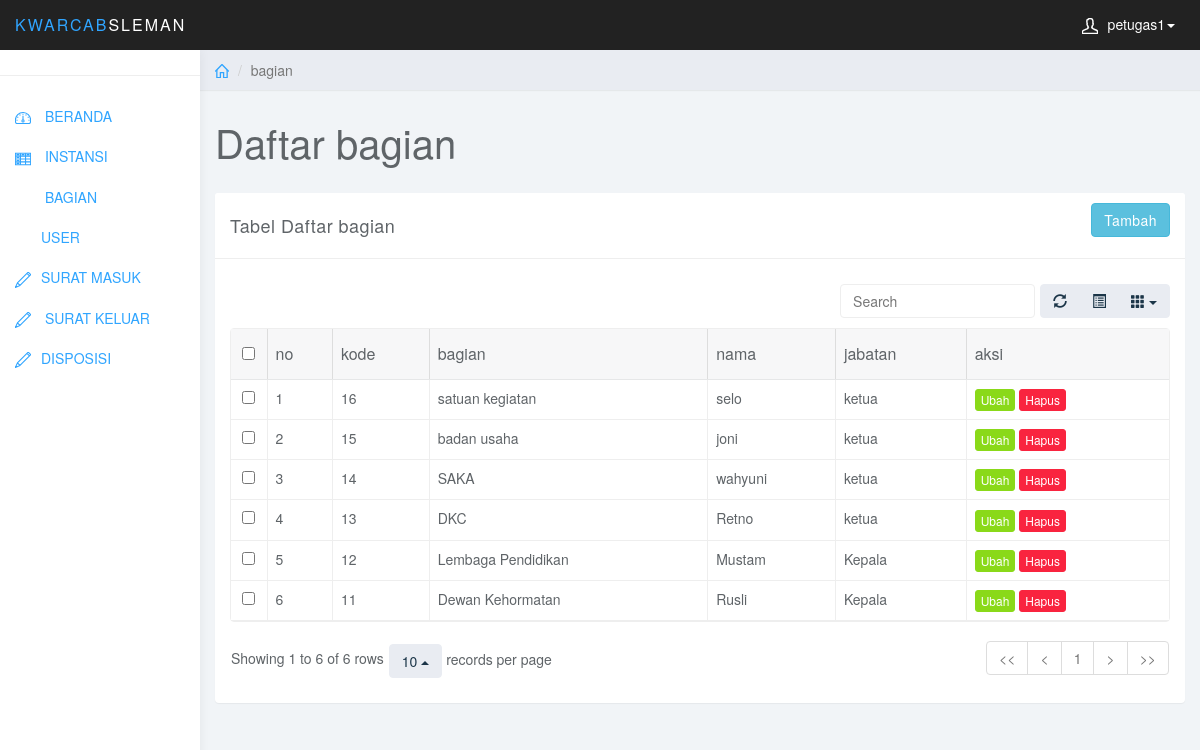
Page /index.php?m=bagian (signed in) on the committed database.
### tables this page shows
CREATE TABLE `bagian` (
  `kd_bagian` varchar(8) NOT NULL,
  `nama_bagian` varchar(20) NOT NULL,
  `nama` varchar(20) NOT NULL,
  `jabatan` varchar(20) NOT NULL
);

### a/bagian.php (the view, shortened to what this page needs)
<div class="col-sm-9 col-sm-offset-3 col-lg-10 col-lg-offset-2 main">
	<div class="row">
		<ol class="breadcrumb">
			<li><a href="index.php"><svg class="glyph stroked home"><use xlink:href="#stroked-home"></use></svg></a></li>
			<li class="active">bagian</li>
		</ol>
	</div>
	<div class="row">
		<div class="col-lg-12">
			<h1 class="page-header">Daftar bagian</h1>
		</div>
	</div>
	<div class="row">
		<div class="col-lg-12">
			<div class="panel panel-default">
				<div class="panel-heading">Tabel Daftar bagian <a class="btn btn-info" style="float: right;" href="index.php?m=tambah-bagian">Tambah </a></div>
				<div class="panel-body">
					<table data-toggle="table"  data-show-refresh="true" data-show-toggle="true" data-show-columns="true" data-search="true" data-select-item-name="toolbar1" data-pagination="true" data-sort-name="name" data-sort-order="desc">
						<thead>
							<tr>
								<th data-sortable="true">no</th>
								<th data-sortable="true">kode</th>
								<th data-sortable="true">bagian</th>
								<th data-sortable="true">nama</th>
								<th data-sortable="true">jabatan</th>
								<th data-sortable="true">aksi</th>
							</tr>
						</thead>
						<tbody>
							<?php
							$no=1;
							$koneksi = "SELECT * from bagian order by kd_bagian desc" ;
							$query  = mysqli_query($db,$koneksi);
							while($data=mysqli_fetch_array($query))
							{
								?>
								<tr>
									<td><?php echo $no; ?></td>
									<td><?php echo $data['kd_bagian']; ?></td>
									<td><?php echo $data['nama_bagian']; ?></td>
									<td><?php echo $data['nama']; ?></td>
									<td><?php echo $data['jabatan']; ?></td>
									<td>
										<a class="btn btn-xs btn-success" href="index.php?m=edit-bagian&id=<?php echo $data['kd_bagian']; ?>">Ubah</a>
										<a class="btn btn-xs btn-danger" href="index.php?m=hapus-bagian&id=<?php echo $data['kd_bagian']; ?>" onclick="return confirm('Yakin mau di hapus?');">Hapus</a>
									</td>
								</tr>
								<?php
								$no++;
							}
							?>
						</tbody>
					</table>
				</div>
			</div>
		</div>
	</div>
</div>

### index.php (shortened to what this page needs)
<?php
$level=$_SESSION['level'];
isset ($_GET['m']) ? $m = $_GET['m'] : $m = 'home';
?>
<!DOCTYPE html>
<html>
<head>
    <link href="css/bootstrap.min.css" rel="stylesheet">
    <link href="css/datepicker3.css" rel="stylesheet">
    <link href="css/bootstrap-table.css" rel="stylesheet">
    <link href="css/styles.css" rel="stylesheet">
    <link rel="stylesheet" type="text/css" href="fa/css/font-awesome.css">
    <link rel="stylesheet" type="text/css" href="css/datepicker.css">
</head>
<body>
    <nav class="navbar navbar-inverse navbar-fixed-top" role="navigation">
        <div class="container-fluid">
            <div class="navbar-header">
                <a class="navbar-brand" href="#"><span>kwarcab</span>sleman</a>
                <ul class="user-menu">
                    <li class="dropdown pull-right">
                        <a href="#" class="dropdown-toggle" data-toggle="dropdown"><svg class="glyph stroked male-user"><use xlink:href="#stroked-male-user"></use></svg><?php echo $_SESSION['username']  ?><span class="caret"></span></a>
                    </li>
                </ul>
            </div>
        </div>
    </nav>
    <div id="sidebar-collapse" class="col-sm-3 col-lg-2 sidebar">
        <form role="search">
        </form>
        <?php
        if($level=='1'){
            ?>
            <ul class="nav menu">
                <li><a href="index.php"><svg class="glyph stroked dashboard-dial"><use xlink:href="#stroked-dashboard-dial"></use></svg> BERANDA</a></li>
                <li><a href="http://localhost/kp/index.php?m=instansi"><svg class="glyph stroked table"><use xlink:href="#stroked-table"></use></svg> INSTANSI</a></li>
                <li><a href="http://localhost/kp/index.php?m=bagian"><svg class="glyph stroked table"><use xlink:href="glyph stroked table"></use></svg> BAGIAN</a></li>
                <li><a href="http://localhost/kp/index.php?m=bagsur"><svg class="glyph stroked table"><use xlink:href="glyph stroked table"></use></svg>USER</a></li>
                <li><a href="http://localhost/kp/index.php?m=surat-masuk"><svg class="glyph stroked pencil"><use xlink:href="#stroked-pencil"></use></svg>SURAT MASUK</a></li>
                <li><a href="http://localhost/kp/index.php?m=surat-keluar"><svg class="glyph stroked pencil"><use xlink:href="#stroked-pencil"></use></svg> SURAT KELUAR</a></li>
                <li><a href="http://localhost/kp/index.php?m=disposisi"><svg class="glyph stroked pencil"><use xlink:href="#stroked-pencil"></use></svg>DISPOSISI</a></li>
            </ul>
          <?php
        }
        else{
            header("location:login.php");
        }
        ?>
    </div>
    <?php
    include 'isi.php';
    ?>
</body>
</html>

### isi.php (shortened to what this page needs)
<?php
if(file_exists('a/'.$m.'.php')){
	include ('a/'.$m.'.php');
}else{
	echo "<center>Halaman tidak ada</center>";
}
?>

### css/styles.css (style rules this page uses)
body { background: #f1f4f7; padding-top: 50px; color: #5f6468; }
a, a:hover, a:focus { color: #30a5ff; }
h1, h2, h3, h4, h5, h6 { color: #5f6468; }
h1 { font-weight: 300; font-size: 40px; }
.navbar-header .navbar-brand { color: #fff; font-size: 16px; text-transform: uppercase; font-weight: 500; letter-spacing: 2px; }
.navbar-header .navbar-brand span { color: #30a5ff; }
.btn-success, .btn-success:hover, .btn-success:focus, .btn-success:active, .btn-success.active, .open > .dropdown-toggle.btn-success, .btn-success.disabled, .btn-success[disabled], fieldset[disabled] .btn-success, .btn-success.disabled:hover, .btn-success[disabled]:hover, fieldset[disabled] .btn-success:hover, .btn-success.disabled:focus, .btn-success[disabled]:focus, fieldset[disabled] .btn-success:focus, .btn-success.disabled:active, .btn-success[disabled]:active, fieldset[disabled] .btn-success:active, .btn-success.disabled.active, .btn-success[disabled].active, fieldset[disabled] .btn-success.active { background-color: #8ad919; border-color: #8ad919; }
.btn-danger, .btn-danger:hover, .btn-danger:focus, .btn-danger:active, .btn-danger.active, .open > .dropdown-toggle.btn-danger, .btn-danger.disabled, .btn-danger[disabled], fieldset[disabled] .btn-danger, .btn-danger.disabled:hover, .btn-danger[disabled]:hover, fieldset[disabled] .btn-danger:hover, .btn-danger.disabled:focus, .btn-danger[disabled]:focus, fieldset[disabled] .btn-danger:focus, .btn-danger.disabled:active, .btn-danger[disabled]:active, fieldset[disabled] .btn-danger:active, .btn-danger.disabled.active, .btn-danger[disabled].active, fieldset[disabled] .btn-danger.active { background-color: #f9243f; border-color: #f9243f; }
.panel { border: 0; }
.panel-heading { font-size: 18px; font-weight: 300; letter-spacing: 0.025em; height: 66px; line-height: 45px; }
.panel-default .panel-heading { background: #fff; border-bottom: 1px solid #eee; color: #5f6468; }
.navbar { border: 0; }
.user-menu { display: inline-block; margin-top: 14px; margin-right: 10px; float: right; list-style: none; padding: 0; }
.user-menu a { color: #fff; }
.sidebar { display: block; background-color: #fff; padding: 0; display: none; }
.sidebar form { padding: 20px 15px 5px 15px; border-bottom: 1px solid #eee; margin-bottom: 20px; }
@media (min-width: 768px) { .sidebar { display: block; position: fixed; top: 50px; bottom: 0; left: 0; z-index: 1000; display: block; margin: 0; padding: 0; overflow-x: hidden; overflow-y: auto; background-color: #fff; box-shadow: 1px 0px 10px rgba(0, 0, 0, .05); } }
@media (min-width: 768px) { .navbar-header { width: 100%; } }
.breadcrumb { border-radius: 0; padding: 10px 15px; background: #e9ecf2; box-shadow: 0 1px 1px rgba(0, 0, 0, .05); margin: 0 ; }
h1.page-header { margin-top: 30px; border-bottom: 0; }
.table { background: #fff; }
.sidebar .glyph, .user-menu .glyph { height: 16px; width: 16px; margin: 0 10px 0 0; stroke-width: 3px; }
.user-menu .glyph { stroke-width: 4px; }
.breadcrumb .glyph { height: 14px; width: 14px; margin: -2px 0 0 0; stroke-width: 4px; }
.glyph.table { background: none; border: none; }

### rows in the picture
bagian: kd_bagian "16", nama_bagian "satuan kegiatan", nama "selo", jabatan "ketua"
bagian: kd_bagian "15", nama_bagian "badan usaha", nama "joni", jabatan "ketua"
bagian: kd_bagian "14", nama_bagian "SAKA", nama "wahyuni", jabatan "ketua"
bagian: kd_bagian "13", nama_bagian "DKC", nama "Retno", jabatan "ketua"
bagian: kd_bagian "12", nama_bagian "Lembaga Pendidikan", nama "Mustam", jabatan "Kepala"
bagian: kd_bagian "11", nama_bagian "Dewan Kehormatan", nama "Rusli", jabatan "Kepala"

### other values in the picture
$_SESSION['username'] "petugas1"
